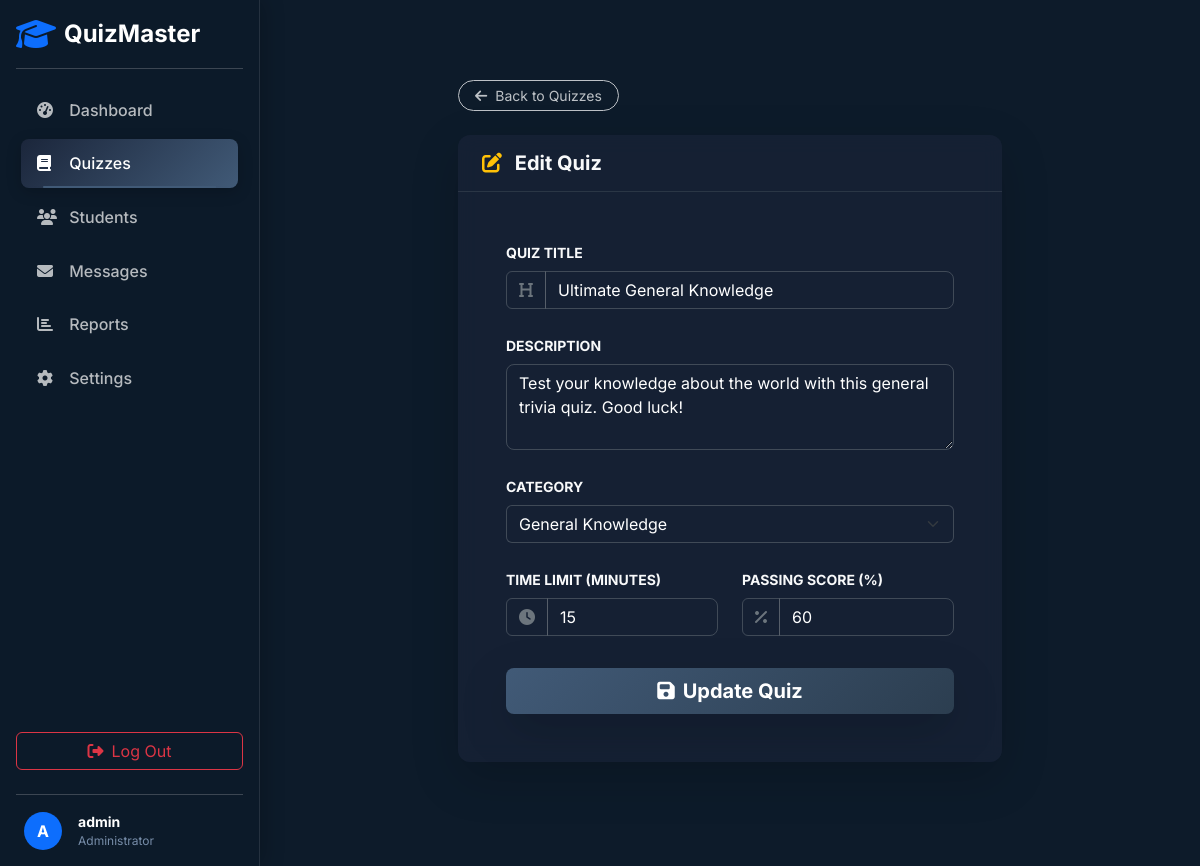
Page /admin/edit-quiz.php?id=1 (signed in) on the committed database.
### tables this page shows
CREATE TABLE quizzes (
    id INT AUTO_INCREMENT PRIMARY KEY,
    title VARCHAR(255) NOT NULL,
    description TEXT,
    category_id INT,
    time_limit INT DEFAULT 0 COMMENT 'Time in minutes',
    passing_score INT DEFAULT 50 COMMENT 'Percentage',
    created_by INT NOT NULL,
    created_at TIMESTAMP DEFAULT CURRENT_TIMESTAMP,
    
    FOREIGN KEY (category_id) REFERENCES categories(id) ON DELETE SET NULL,
    FOREIGN KEY (created_by) REFERENCES users(id) ON DELETE CASCADE
);

CREATE TABLE categories (
    id INT AUTO_INCREMENT PRIMARY KEY,
    name VARCHAR(100) NOT NULL,
    description TEXT
);

### admin/controllers/edit-quiz-process.php (called while the page is built, shortened)
<?php
require_once '../config/database.php';
require_once '../includes/functions.php';
$quiz_id = $_GET['id'];
$stmt = $pdo->prepare("SELECT * FROM quizzes WHERE id = ?");
$stmt->execute([$quiz_id]);
$quiz = $stmt->fetch();
$categories = $pdo->query("SELECT * FROM categories")->fetchAll();
include_once '../includes/header.php';
?>

### includes/functions.php (called while the page is built, shortened)
<?php
function sanitize($data) {
    return htmlspecialchars(strip_tags(trim($data)));
}
?>

### admin/edit-quiz.php (the view, shortened to what this page needs)
<?php include_once 'controllers/edit-quiz-process.php'; ?>
<div class="container py-4">
    <div class="row justify-content-center">
        <div class="col-lg-8">
            <div class="mb-4">
                <a href="quizzes.php" class="btn btn-outline-light btn-sm rounded-pill px-3 opacity-75 hover-opacity-100">
                    <i class="fas fa-arrow-left me-2"></i>Back to Quizzes
                </a>
            </div>
            <div class="glass-card border-0 shadow-lg position-relative overflow-hidden">
                <div class="card-header bg-transparent border-bottom border-secondary border-opacity-25 py-3 px-4">
                    <h5 class="mb-0 text-light fw-bold"><i class="fas fa-edit me-2 text-warning"></i> Edit Quiz</h5>
                </div>
                <div class="card-body p-4 p-md-5">
                    <form action="" method="POST">
                        <div class="mb-4">
                            <label for="title" class="form-label text-light small text-uppercase fw-bold mb-2">Quiz Title</label>
                            <div class="input-group premium-input-group">
                                <span class="input-group-text bg-transparent border-secondary border-opacity-50 text-secondary"><i class="fas fa-heading"></i></span>
                                <input type="text" class="form-control bg-transparent text-white border-secondary border-opacity-50" id="title" name="title" value="<?php echo sanitize($quiz['title']); ?>" required>
                            </div>
                        </div>
                        <div class="mb-4">
                            <label for="description" class="form-label text-light small text-uppercase fw-bold mb-2">Description</label>
                            <textarea class="form-control bg-transparent text-white border-secondary border-opacity-50" id="description" name="description" rows="3"><?php echo sanitize($quiz['description']); ?></textarea>
                        </div>
                        <div class="row g-4 mb-4">
                            <div class="col-md-12">
                                <label for="category_id" class="form-label text-light small text-uppercase fw-bold mb-2">Category</label>
                                <select class="form-select bg-transparent text-white border-secondary border-opacity-50" id="category_id" name="category_id" required>
                                    <?php foreach($categories as $cat): ?>
                                        <option value="<?php echo $cat['id']; ?>" <?php echo $cat['id'] == $quiz['category_id'] ? 'selected' : ''; ?> class="bg-dark">
                                            <?php echo sanitize($cat['name']); ?>
                                        </option>
                                    <?php endforeach; ?>
                                </select>
                            </div>
                            <div class="col-md-6">
                                <label for="time_limit" class="form-label text-light small text-uppercase fw-bold mb-2">Time Limit (Minutes)</label>
                                <div class="input-group">
                                    <span class="input-group-text bg-transparent border-secondary border-opacity-50 text-secondary"><i class="fas fa-clock"></i></span>
                                    <input type="number" class="form-control bg-transparent text-white border-secondary border-opacity-50" id="time_limit" name="time_limit" value="<?php echo $quiz['time_limit']; ?>" min="0">
                                </div>
                            </div>
                            <div class="col-md-6">
                                <label for="passing_score" class="form-label text-light small text-uppercase fw-bold mb-2">Passing Score (%)</label>
                                <div class="input-group">
                                    <span class="input-group-text bg-transparent border-secondary border-opacity-50 text-secondary"><i class="fas fa-percentage"></i></span>
                                    <input type="number" class="form-control bg-transparent text-white border-secondary border-opacity-50" id="passing_score" name="passing_score" value="<?php echo $quiz['passing_score']; ?>" min="1" max="100" required>
                                </div>
                            </div>
                        </div>
                        <div class="d-grid pt-2">
                            <button type="submit" class="btn btn-gradient-primary btn-lg shadow-lg fw-bold">
                                <i class="fas fa-save me-2"></i>Update Quiz
                            </button>
                        </div>
                    </form>
                </div>
            </div>
        </div>
    </div>
</div>
<?php include_once '../includes/admin-footer.php'; ?>

### assets/css/style.css (style rules this page uses)
:root { --ink-black: #0D1B2A; --prussian-blue: #1B263B; --dusk-blue: #415A77; --dusty-denim: #778DA9; --alabaster-grey: #E0E1DD; --primary: #415A77; --secondary: #778DA9; --dark-bg: #0D1B2A; --card-bg: #1B263B; --light-text: #E0E1DD; --muted-text: #778DA9; --success: #10b981; --warning: #f59e0b; --danger: #ef4444; --info: #3b82f6; --gradient-primary: linear-gradient(135deg, #1B263B 0%, #415A77 100%); --gradient-accent: linear-gradient(135deg, #415A77 0%, #778DA9 100%); }
body { background-color: var(--dark-bg); color: var(--light-text); font-family: 'Inter', system-ui, -apple-system, sans-serif; min-height: 100vh; display: flex; flex-direction: column; }
h1, h2, h3, h4, h5, h6 { color: var(--alabaster-grey); font-weight: 700; }
a { color: var(--secondary); text-decoration: none; transition: color 0.3s ease; }
.card-header, .card-footer { background-color: rgba(13, 27, 42, 0.5); border-color: rgba(119, 141, 169, 0.1); }
.form-control { background-color: var(--prussian-blue); border: 1px solid var(--dusk-blue); color: var(--alabaster-grey); border-radius: 8px; }
.form-control::placeholder { color: rgba(224, 225, 221, 0.5); }
.form-label { color: var(--alabaster-grey); }
.premium-input-group { position: relative; margin-bottom: 1rem; }
.btn-gradient-primary { background: linear-gradient(135deg, var(--primary) 0%, #4facfe 100%); border: none; color: white; }
.glass-card { background: rgba(27, 38, 59, 0.6); backdrop-filter: blur(10px); -webkit-backdrop-filter: blur(10px); border: 1px solid rgba(119, 141, 169, 0.1); border-radius: 12px; }
.btn-gradient-primary { background: var(--gradient-primary); border: none; color: var(--light-text); }

### assets/css/quiz.css (style rules this page uses)
.glass-card { background: rgba(27, 38, 59, 0.6); backdrop-filter: blur(10px); border: 1px solid rgba(119, 141, 169, 0.1); }
.btn-gradient-primary { background: linear-gradient(135deg, var(--dusk-blue) 0%, #2c3e50 100%); border: none; color: white; transition: transform 0.3s ease, box-shadow 0.3s ease; }

### rows in the picture
quizzes: title "Ultimate General Knowledge", description "Test your knowledge about the world with this general trivia quiz. Good luck!", category_id "General Knowledge", time_limit "15", passing_score "60"

### other values in the picture
substr($_SESSION['username'], 0, 1) "A"
$_SESSION['username'] "admin"
